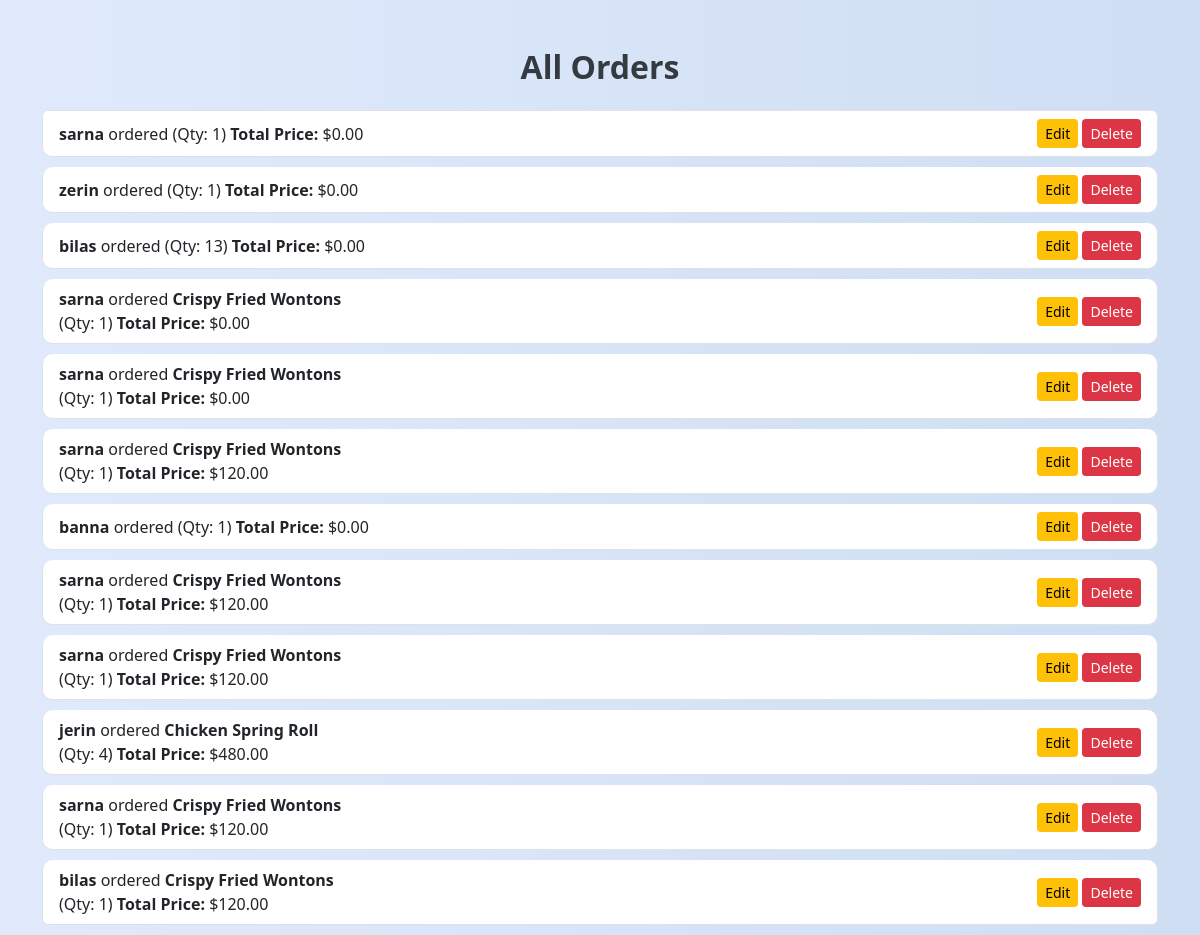
/orders/, run on an earlier commit of the app's database.
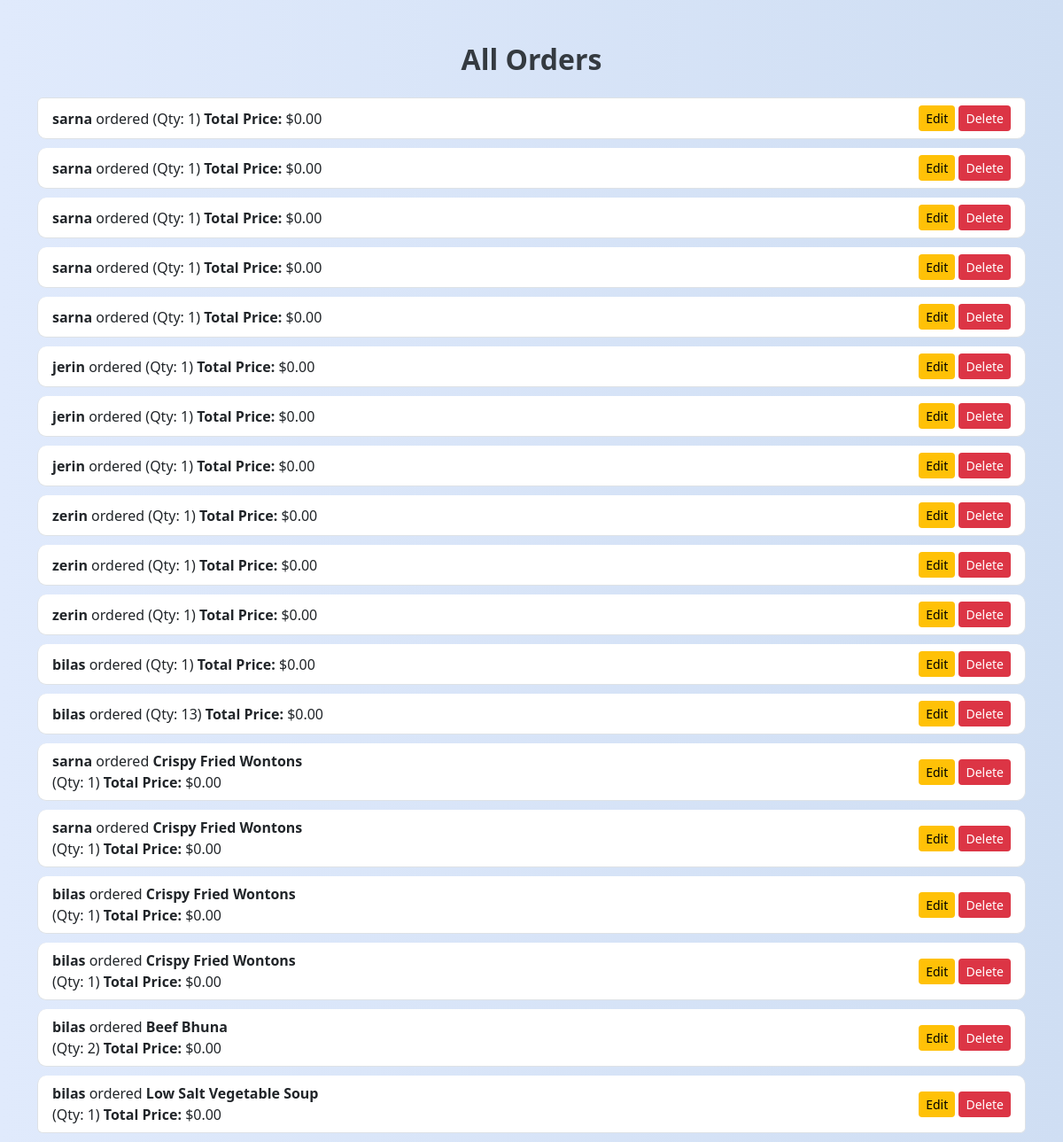
And on a later commit of the database.
### restaurant/models.py (models this page shows, shortened)
class Order(models.Model):
    menu_items = models.ManyToManyField(MenuItem)
    quantity = models.PositiveIntegerField(default=1)
    user_name = models.CharField(max_length=100)
    user_email = models.EmailField()
    user_phone = models.CharField(max_length=15)
    total_price = models.DecimalField(max_digits=10, decimal_places=2, default=0.00)

class MenuItem(models.Model):
    CATEGORY_CHOICES = [
        ('🥗 Starters', '🥗 Starters'),
        ('🍛 Main Course', '🍛 Main Course'),
        ('🍝 Noodles & Pasta', '🍝 Noodles & Pasta'),
        ('🍟 Sides', '🍟 Sides'),
        ('🍹 Drinks', '🍹 Drinks'),
        ('🍨 Desserts', '🍨 Desserts'),
        ('Healthy Foods', 'Healthy Foods'),
        ('Our Popular Dishes','Our Popular Dishes')
    ]
    name = models.CharField(max_length=100)
    description = models.TextField()
    price = models.DecimalField(max_digits=6, decimal_places=2)
    image = models.ImageField(upload_to='menu_images/')
    category = models.CharField(max_length=20, choices=CATEGORY_CHOICES, default='🍹 Drinks')

### restaurant/views.py (the view)
# urls.py: path('orders/', views.order_list, name='order_list'),
def order_list(request):
    orders = Order.objects.all()
    return render(request, 'order_list.html', {'orders': orders})

### templates/order_list.html (shortened to what this page needs)
<!DOCTYPE html>
<html lang="en">
<head>
    <link rel="stylesheet" href="https://cdn.jsdelivr.net/npm/bootstrap@5.3.0/dist/css/bootstrap.min.css">
</head>
<body>
<div class="container mt-5">
    <h2 class="mb-4 text-center">All Orders</h2>
    {% if orders %}
        <ul class="list-group">
            {% for order in orders %}
                <li class="list-group-item d-flex justify-content-between align-items-center">
                    <div>
                        <strong>{{ order.user_name }}</strong> ordered
                       {% for item in order.menu_items.all %}
                       <strong>{{ item.name }}</strong><br>
                        {% endfor %}
                        <em>{{ order.menu_item.name }}</em> (Qty: {{ order.quantity }})
                     <strong>Total Price:</strong> ${{ order.total_price }}
                    </div>
                    <div>
                        <a href="{% url 'update_order' order.id %}" class="btn btn-sm btn-warning">Edit</a>
                        <a href="{% url 'delete_order' order.id %}" class="btn btn-sm btn-danger">Delete</a>
                    </div>
                </li>
            {% endfor %}
        </ul>
    {% else %}
        <p class="text-muted text-center">No orders found.</p>
    {% endif %}
</div>
</body>
</html>

What changed in the data, as far as the page shows it:
removed Order: user_name "sarna", quantity "1", total_price "120.00", MenuItem (name "Crispy Fried Wontons")
removed Order: user_name "jerin", quantity "4", total_price "480.00"
no longer on this page (row unchanged): MenuItem: name "Chicken Spring Roll", shown under "jerin"
removed Order: user_name "sarna", quantity "1", total_price "120.00", MenuItem (name "Crispy Fried Wontons")
removed Order: user_name "bilas", quantity "1", total_price "120.00", MenuItem (name "Crispy Fried Wontons")
added Order: user_name "sarna", quantity "1", total_price "0.00"
added Order: user_name "sarna", quantity "1", total_price "0.00"
added Order: user_name "sarna", quantity "1", total_price "0.00"
added Order: user_name "sarna", quantity "1", total_price "0.00"
added Order: user_name "jerin", quantity "1", total_price "0.00"
added Order: user_name "jerin", quantity "1", total_price "0.00"
added Order: user_name "jerin", quantity "1", total_price "0.00"
added Order: user_name "zerin", quantity "1", total_price "0.00"
added Order: user_name "zerin", quantity "1", total_price "0.00"
added Order: user_name "bilas", quantity "1", total_price "0.00"
added Order: user_name "bilas", quantity "1", total_price "0.00", MenuItem (name "Crispy Fried Wontons")
changed Order (number 17 of 19 on the later page): user_name "sarna" → "bilas"; total_price "120.00" → "0.00"
changed Order (number 18 of 19 on the later page): gains MenuItem (name "Beef Bhuna"); user_name "banna" → "bilas"; quantity "1" → "2"
changed Order (number 19 of 19 on the later page): gains MenuItem (name "Low Salt Vegetable Soup"); user_name "sarna" → "bilas"; total_price "120.00" → "0.00"; loses MenuItem (name "Crispy Fried Wontons")
